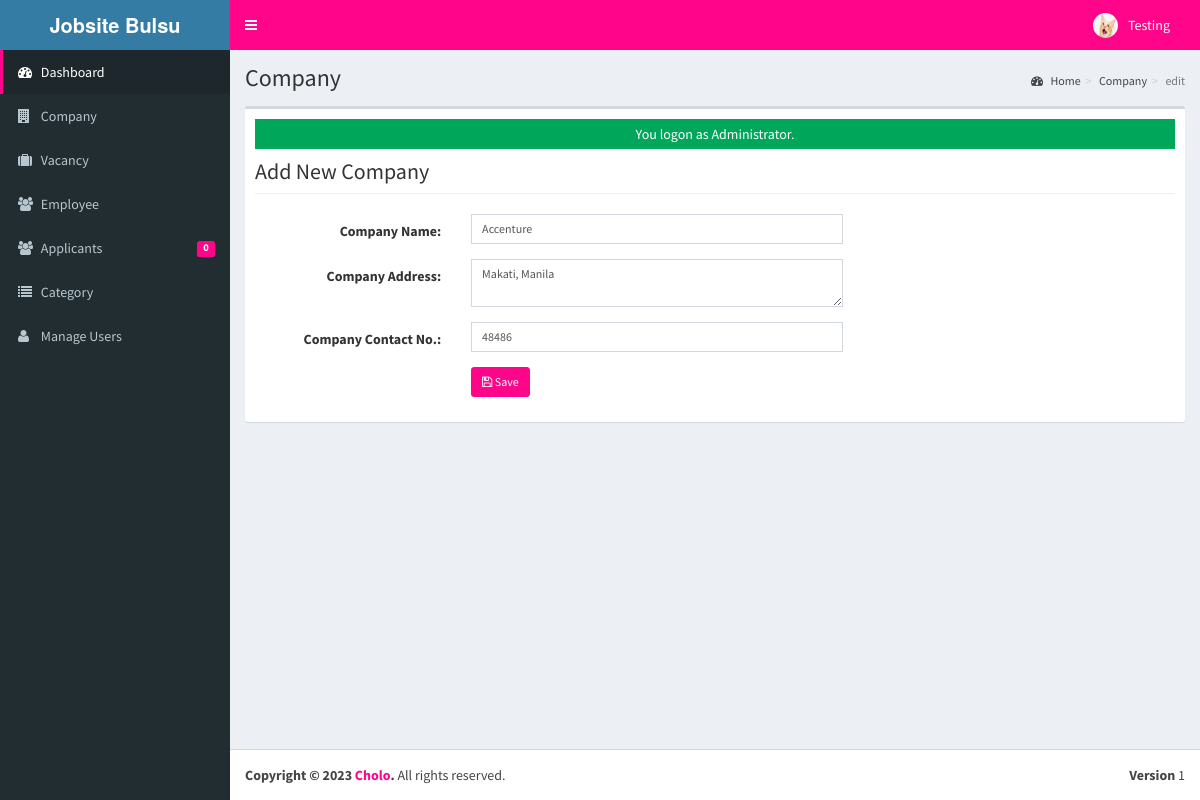
Page /admin/company/index.php?view=edit&id=1 (signed in) on the committed database.
### tables this page shows
CREATE TABLE `tblusers` (
  `USERID` varchar(30) NOT NULL,
  `FULLNAME` varchar(40) NOT NULL,
  `USERNAME` varchar(30) NOT NULL,
  `PASS` varchar(100) NOT NULL,
  `ROLE` varchar(30) NOT NULL,
  `PICLOCATION` varchar(255) NOT NULL
);

CREATE TABLE `tblcompany` (
  `COMPANYID` int(11) NOT NULL,
  `COMPANYNAME` varchar(100) NOT NULL,
  `COMPANYADDRESS` varchar(100) NOT NULL,
  `COMPANYCONTACTNO` varchar(30) NOT NULL,
  `COMPANYSTATUS` varchar(50) NOT NULL,
  `COMPANYMISSION` text NOT NULL
);

### admin/company/index.php (called while the page is built, shortened)
<?php
require_once("../../include/initialize.php");
$title="Company";
require_once ("../theme/templates.php");
?>

### include/database.php (called while the page is built, shortened)
<?php
class Database {
	var $sql_string = '';
	private $conn;
	public function open_connection() {
		$this->conn = mysqli_connect(server,user,pass);
		if(!$this->conn){
			echo "Problem in database connection! Contact administrator!";
			exit();
		}else{
			$db_select = mysqli_select_db($this->conn,database_name);
		}
	}
	function setQuery($sql='') {
		$this->sql_string=$sql;
	}
	function executeQuery() {
		$result = mysqli_query($this->conn,$this->sql_string);
		return $result;
	}
	private function confirm_query($result) {
		return $result;
	}
	function loadSingleResult() {
		$cur = $this->executeQuery();
		while ($row = mysqli_fetch_object($cur)) {
		return $data = $row;
		}
	}
}
$mydb = new Database();
?>

### include/accounts.php (called while the page is built, shortened)
<?php
require_once(LIB_PATH.DS.'database.php');
class User {
	protected static  $tblname = "tblusers";
	function single_user($id=""){
			global $mydb;
			$mydb->setQuery("SELECT * FROM ".self::$tblname."
				Where USERID= '{$id}' LIMIT 1");
			$cur = $mydb->loadSingleResult();
			return $cur;
	}
}
?>

### include/function.php (called while the page is built, shortened)
<?php
function currentpage(){
		$this_page = $_SERVER['SCRIPT_NAME'];
	    $bits = explode('/',$this_page);
		 return $bits[3];
	}
		?>

### include/companies.php (called while the page is built, shortened)
<?php
require_once(LIB_PATH.DS.'database.php');
class Company {
	protected static  $tblname = "tblcompany";
	function single_company($id=""){
			global $mydb;
			$mydb->setQuery("SELECT * FROM ".self::$tblname."
				Where COMPANYID= '{$id}' LIMIT 1");
			$cur = $mydb->loadSingleResult();
			return $cur;
	}
}
?>

### admin/company/edit.php (the view, shortened to what this page needs)
<?php
  $companyid = $_GET['id'];
  $company = New Company();
  $res = $company->single_company($companyid);
?>
 <form class="form-horizontal span6" action="controller.php?action=edit" method="POST">
            <div class="row">
         <div class="col-lg-12">
            <h1 class="page-header">Add New Company</h1>
          </div>
       </div>
                  <div class="form-group">
                    <div class="col-md-8">
                      <label class="col-md-4 control-label" for=
                      "COMPANYNAME">Company Name:</label>
                      <div class="col-md-8">
                         <input class="form-control input-sm" id="COMPANYNAME" name="COMPANYNAME" placeholder=
                            "Company Name" type="text" value="<?php echo $res->COMPANYNAME ;?>">
                      </div>
                    </div>
                  </div>
                  <div class="form-group">
                    <div class="col-md-8">
                      <label class="col-md-4 control-label" for=
                      "COMPANYADDRESS">Company Address:</label>
                      <div class="col-md-8">
                        <textarea class="form-control input-sm" id="COMPANYADDRESS" name="COMPANYADDRESS" placeholder=
                            "Company Address" type="text" value="" required  onkeyup="javascript:capitalize(this.id, this.value);" autocomplete="off"><?php echo $res->COMPANYADDRESS ;?></textarea>
                      </div>
                    </div>
                  </div>
                  <div class="form-group">
                    <div class="col-md-8">
                      <label class="col-md-4 control-label" for=
                      "COMPANYCONTACTNO">Company Contact No.:</label>
                      <div class="col-md-8">
                         <input class="form-control input-sm" id="COMPANYCONTACTNO" name="COMPANYCONTACTNO" placeholder=
                            "Company Contact No." type="text" value="<?php echo $res->COMPANYCONTACTNO ;?>">
                      </div>
                    </div>
                  </div>
             <div class="form-group">
                    <div class="col-md-8">
                      <label class="col-md-4 control-label" for=
                      "idno"></label>
                      <div class="col-md-8">
                      <button class="btn btn-primary btn-sm" name="save" type="submit" ><span class="fa fa-save fw-fa"></span> Save</button>
                      </div>
                    </div>
                  </div>
        </form>

### admin/theme/templates.php (shortened to what this page needs)
<!DOCTYPE html>
<html>
<head>
    <link rel="stylesheet" href="<?php echo web_root;?>bootstrap/css/bootstrap.min.css">
    <link rel="stylesheet" href="<?php echo web_root;?>plugins/font-awesome/css/font-awesome.min.css">
    <link rel="stylesheet" href="<?php echo web_root;?>dist/css/AdminLTE.min.css">
    <link rel="stylesheet" href="<?php echo web_root;?>dist/css/skins/_all-skins.min.css">
    <link rel="stylesheet" href="<?php echo web_root;?>plugins/iCheck/flat/blue.css">
    <link rel="stylesheet" href="<?php echo web_root;?>plugins/morris/morris.css">
    <link rel="stylesheet" href="<?php echo web_root;?>plugins/jvectormap/jquery-jvectormap-1.2.2.css">
    <link href="<?php echo web_root; ?>plugins/datepicker/bootstrap-datetimepicker.min.css" rel="stylesheet"
        media="screen">
    <link rel="stylesheet" href="<?php echo web_root;?>plugins/dataTables/jquery.dataTables.min.css">
    <link rel="stylesheet" href="<?php echo web_root;?>plugins/bootstrap-wysihtml5/bootstrap3-wysihtml5.min.css">
</head>
<body class="hold-transition skin-blue fixed sidebar-mini">
    <div class="wrapper">
        <header class="main-header">
            <a href="<?php echo web_root;?>/admin/" class="logo">
                <span class="logo-lg"><b>Jobsite Bulsu</b></span>
            </a>
            <nav class="navbar navbar-static-top" role="navigation">
                <a href="#" class="sidebar-toggle" data-toggle="offcanvas" role="button">
                </a>
                <div class="navbar-custom-menu">
                    <ul class="nav navbar-nav">
                        <?php
              $user = New User();
              $singleuser = $user->single_user($_SESSION['ADMIN_USERID']);
          ?>
                        <li class="dropdown user user-menu" style="padding-right: 15px;">
                            <a href="#" class="dropdown-toggle" data-toggle="dropdown">
                                <img src="<?php echo web_root.'admin/user/'. $singleuser->PICLOCATION;?>"
                                    class="user-image" alt="User Image">
                                <span class="hidden-xs"><?php echo $singleuser->FULLNAME; ?></span>
                            </a>
                        </li>
                    </ul>
                </div>
            </nav>
        </header>
        <aside class="main-sidebar">
            <section class="sidebar">
                <ul class="sidebar-menu">
                    <li class="<?php echo (currentpage() == 'index.php') ? "active" : false;?>">
                        <a href="<?php echo web_root ;?>admin/">
                            <i class="fa fa-dashboard"></i> <span>Dashboard</span>
                        </a>
                    </li>
                    <li class="<?php echo (currentpage() == 'company') ? "active" : false;?>">
                        <a href="<?php echo web_root ;?>admin/company/">
                            <i class="fa fa-building"></i> <span>Company</span>
                        </a>
                    </li>
                    <li class="<?php echo (currentpage() == 'vacancy') ? "active" : false;?>">
                        <a href="<?php echo web_root ;?>admin/vacancy/">
                            <i class="fa fa-suitcase"></i> <span>Vacancy</span>
                        </a>
                    </li>
                    <li class="<?php echo (currentpage() == 'employee') ? "active" : false;?>">
                        <a href="<?php echo web_root ;?>admin/employee/">
                            <i class="fa fa-users"></i> <span>Employee</span>
                        </a>
                    </li>
                    <li class="<?php echo (currentpage() == 'applicants') ? "active" : false;?>">
                        <a href="<?php echo web_root ;?>admin/applicants/">
                            <i class="fa fa-users"></i> <span>Applicants</span>
                            <span class="label label-primary pull-right">
                                <?php
                $sql = "SELECT count(*) as 'APPL' FROM `tbljobregistration` WHERE `PENDINGAPPLICATION`=1";
                $mydb->setQuery($sql);
                $pending = $mydb->loadSingleResult();
                echo $pending->APPL;
              ?>
                            </span>
                        </a>
                    </li>
                    <li class="<?php echo (currentpage() == 'category') ? "active" : false;?>">
                        <a href="<?php echo web_root ;?>admin/category/">
                            <i class="fa fa-list"></i> <span>Category</span>
                        </a>
                    </li>
                    <li class="<?php echo (currentpage() == 'user') ? "active" : false;?>">
                        <a href="<?php echo web_root; ?>admin/user/">
                            <i class="fa fa-user"></i> <span>Manage Users</span> </a>
                    </li>
                </ul>
            </section>
        </aside>
        <div class="content-wrapper">
            <section class="content-header">
                <h1>
                    <?php echo isset($title) ? $title : ''; ?>
                </h1>
                <ol class="breadcrumb">
                    <?php
          if ($title!='Home') {
            $active_title = '';
            if (isset($_GET['view'])) {
              $active_title = '<li class='.$active_title.'><a href="index.php">'.$title.'</a></li>';
            }else{
              $active_title = '<li class='.$active_title.'>'.$title.'</li>';
            }
            echo '<li><a href='.web_root.'admin/><i class="fa fa-dashboard"></i> Home</a></li>';
            echo  $active_title;
            echo  isset($_GET['view']) ? '<li class="active">'.$_GET['view'].'</li>' : '';
          }
        ?>
                </ol>
            </section>
            <section class="content">
                <div class="row">
                    <div class="col-xs-12">
                        <div class="box">
                            <div class="box-body">
                                <?php
               require_once $content;
               ?>
                            </div>
                        </div>
                    </div>
                </div>
            </section>
        </div>
        <footer class="main-footer">
            <div class="pull-right hidden-xs">
                <b>Version</b> 1
            </div>
            <strong>Copyright &copy; 2023 <a href="#">Cholo</a>.</strong> All rights
            reserved.
        </footer>
</body>
</html>

### rows in the picture
tblusers: PICLOCATION (picture), FULLNAME "Testing"
tblcompany: COMPANYNAME "Accenture", COMPANYADDRESS "Makati, Manila", COMPANYCONTACTNO "48486"

### other values in the picture
$pending->APPL "0"
$title "Company"
$_GET['view'] "edit"
$_SESSION['message'] "You logon as Administrator."
